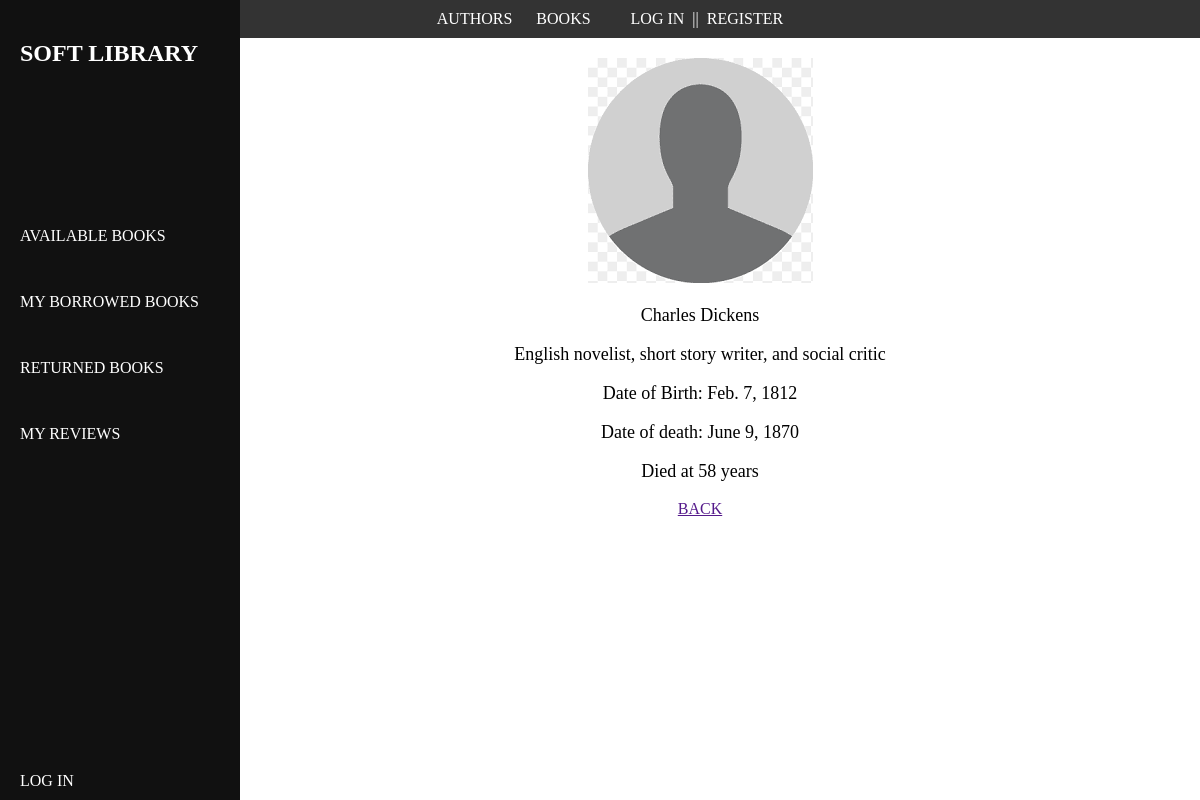
Screenshot of /authors/2 with the database file from the repository.
### base/models.py (models this page shows, shortened)
class Author(models.Model):
    first_name = models.CharField(max_length=250)
    middle_name = models.CharField(max_length=250, blank=True, null=True)
    last_name = models.CharField(max_length=250)
    gender = models.CharField(max_length=10, choices=gender_choices)
    bio = models.TextField()
    date_of_birth = models.DateField()
    date_of_death = models.DateField(blank=True, null=True)
    awards = models.ManyToManyField(to=AuthorAward, blank=True)
    author_image = models.ImageField(upload_to='images/', blank=True, null=True, default='user.png')
    class Meta:
        ordering = ['first_name', 'middle_name', 'last_name', 'gender']
    def author_age(self):
        if self.date_of_death:
            age = self.date_of_death - self.date_of_birth
            return age.days // 365
        else:
            from django.utils import timezone
            today = timezone.now().today().date()
            age = today - self.date_of_birth
            return age.days // 365

### base/views.py (the view)
# urls.py: path('authors/<int:pk>', views.authorDetails, name='author'),
def authorDetails(request, pk: int):
    myAuthor = models.Author.objects.get(id=pk)
    context = {'author': myAuthor}
    return render(request, 'base/author_detail.html', context)

### base/templates/base/author_detail.html (shortened to what this page needs)
{% extends 'base/base.html' %}
{% block content %}
    <div>
        <img src="{{ author.author_image.url }}" alt="">
        <p>{{ author.first_name|title }}  {{ author.last_name|title }}</p>
        <p>{{ author.bio }}</p>
        <p>Date of Birth: {{ author.date_of_birth }}</p>
        {% if author.date_of_death %}
            <p>Date of death: {{ author.date_of_death }}</p>
            <p>Died at {{ author.author_age }} years</p>
            {% else %}
            <p>AGE: {{ author.author_age }} Years</p>
        {% endif %}
    <a href="{{ request.META.HTTP_REFERER }}">BACK</a>
    </div>
{% endblock %}

### base/static/css/main.css (style rules this page uses)
.main-page p { font-size: 18px; }

### rows the page displays
Author: author_image (placeholder picture), first_name "Charles", last_name "Dickens", bio "English novelist, short story writer, and social critic", date_of_birth "Feb. 7, 1812", date_of_death "June 9, 1870", author_age "58"
